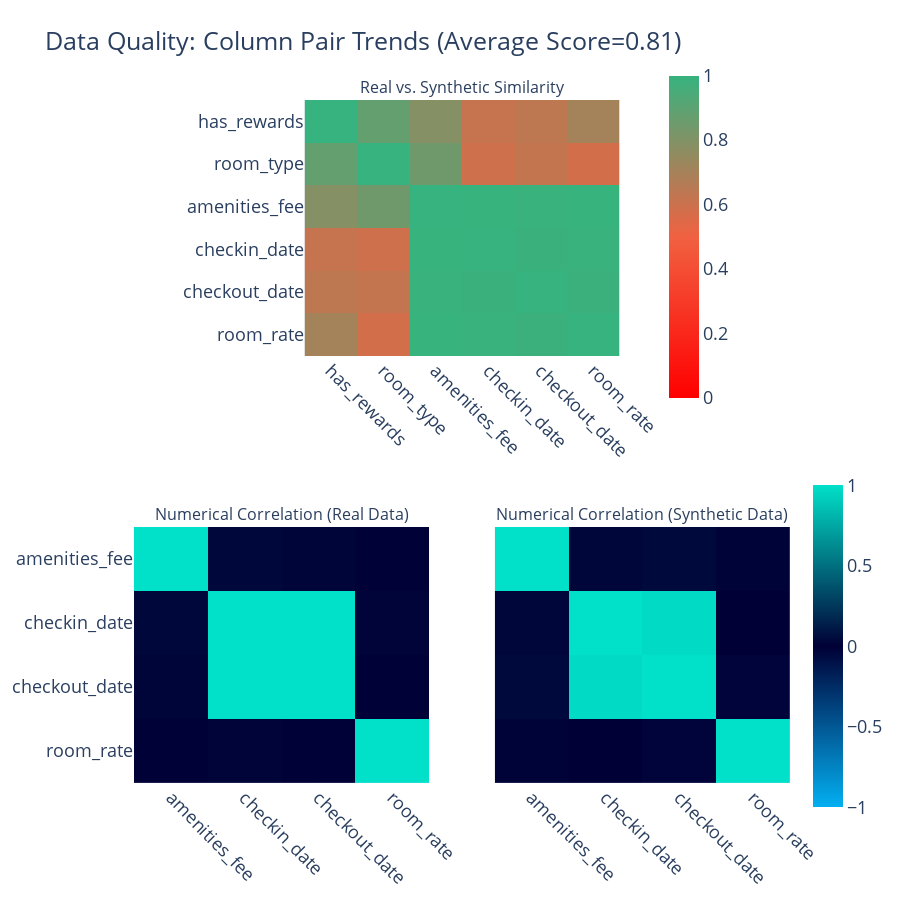

Notebook code for this chart:
### Code cell
quality_report.get_visualization('Column Pair Trends')

### Figure 1 — Plotly figure (JSON) as saved in the notebook; plotly's stock layout.template omitted (floating-point values rounded to 4 significant figures)
{"data": [{"coloraxis": "coloraxis", "hovertemplate": "<b>Column Pair</b><br>(%{x},%{y})<br><br>Similarity: %{z}<extra></extra>", "type": "heatmap", "x": ["has_rewards", "room_type", "amenities_fee", "checkin_date", "checkout_date", "room_rate"], "xaxis": "x", "y": ["has_rewards", "room_type", "amenities_fee", "checkin_date", "checkout_date", "room_rate"], "yaxis": "y", "z": [[1, 0.88, 0.788, 0.618, 0.638, 0.706], [0.88, 1, 0.844, 0.594, 0.622, 0.58], [0.788, 0.844, 1, 0.997, 0.992, 0.997], [0.618, 0.594, 0.997, 1, 0.99, 0.991], [0.638, 0.622, 0.992, 0.99, 1, 0.984], [0.706, 0.58, 0.997, 0.991, 0.984, 1]]}, {"coloraxis": "coloraxis2", "customdata": [[1, 0.026, 0.039, 0.014], [0.026, 1, 0.979, 0], [0.039, 0.979, 1, -0.024], [0.014, 0, -0.024, 1]], "hovertemplate": "<b>Correlation</b><br>(%{x},%{y})<br><br>Synthetic: %{z}<br>(vs. Real: %{customdata})<extra></extra>", "type": "heatmap", "x": ["amenities_fee", "checkin_date", "checkout_date", "room_rate"], "xaxis": "x2", "y": ["amenities_fee", "checkin_date", "checkout_date", "room_rate"], "yaxis": "y2", "z": [[1, 0.031, 0.023, 0.009], [0.031, 1, 1, 0.018], [0.023, 1, 1, 0.008], [0.009, 0.018, 0.008, 1]]}, {"coloraxis": "coloraxis2", "customdata": [[1, 0.031, 0.023, 0.009], [0.031, 1, 1, 0.018], [0.023, 1, 1, 0.008], [0.009, 0.018, 0.008, 1]], "hovertemplate": "<b>Correlation</b><br>(%{x},%{y})<br><br>Synthetic: %{z}<br>(vs. Real: %{customdata})<extra></extra>", "type": "heatmap", "x": ["amenities_fee", "checkin_date", "checkout_date", "room_rate"], "xaxis": "x3", "y": ["amenities_fee", "checkin_date", "checkout_date", "room_rate"], "yaxis": "y3", "z": [[1, 0.026, 0.039, 0.014], [0.026, 1, 0.979, 0], [0.039, 0.979, 1, -0.024], [0.014, 0, -0.024, 1]]}], "layout": {"annotations": [{"font": {"size": 16}, "showarrow": false, "text": "Real vs. Synthetic Similarity", "x": 0.5, "xanchor": "center", "xref": "paper", "y": 1, "yanchor": "bottom", "yref": "paper"}, {"font": {"size": 16}, "showarrow": false, "text": "Numerical Correlation (Real Data)", "x": 0.225, "xanchor": "center", "xref": "paper", "y": 0.375, "yanchor": "bottom", "yref": "paper"}, {"font": {"size": 16}, "showarrow": false, "text": "Numerical Correlation (Synthetic Data)", "x": 0.775, "xanchor": "center", "xref": "paper", "y": 0.375, "yanchor": "bottom", "yref": "paper"}], "coloraxis": {"cmax": 1, "cmin": 0, "colorbar": {"len": 0.5, "x": 0.8, "y": 0.8}, "colorscale": [[0, "#FF0000"], [0.5, "#F16141"], [1, "#36B37E"]]}, "coloraxis2": {"cmax": 1, "cmin": -1, "colorbar": {"len": 0.5, "y": 0.2}, "colorscale": [[0, "#03AFF1"], [0.5, "#000036"], [1, "#01E0C9"]]}, "font": {"size": 18}, "height": 900, "title": {"text": "Data Quality: Column Pair Trends (Average Score=0.81)"}, "width": 900, "xaxis": {"anchor": "y", "domain": [0.26, 0.74], "tickangle": 45}, "xaxis2": {"anchor": "y2", "domain": [0, 0.45], "tickangle": 45}, "xaxis3": {"anchor": "y3", "domain": [0.55, 1], "matches": "x2", "tickangle": 45}, "yaxis": {"anchor": "x", "autorange": "reversed", "domain": [0.625, 1]}, "yaxis2": {"anchor": "x2", "autorange": "reversed", "domain": [0, 0.375]}, "yaxis3": {"anchor": "x3", "autorange": "reversed", "domain": [0, 0.375], "matches": "y2", "visible": false}}}
